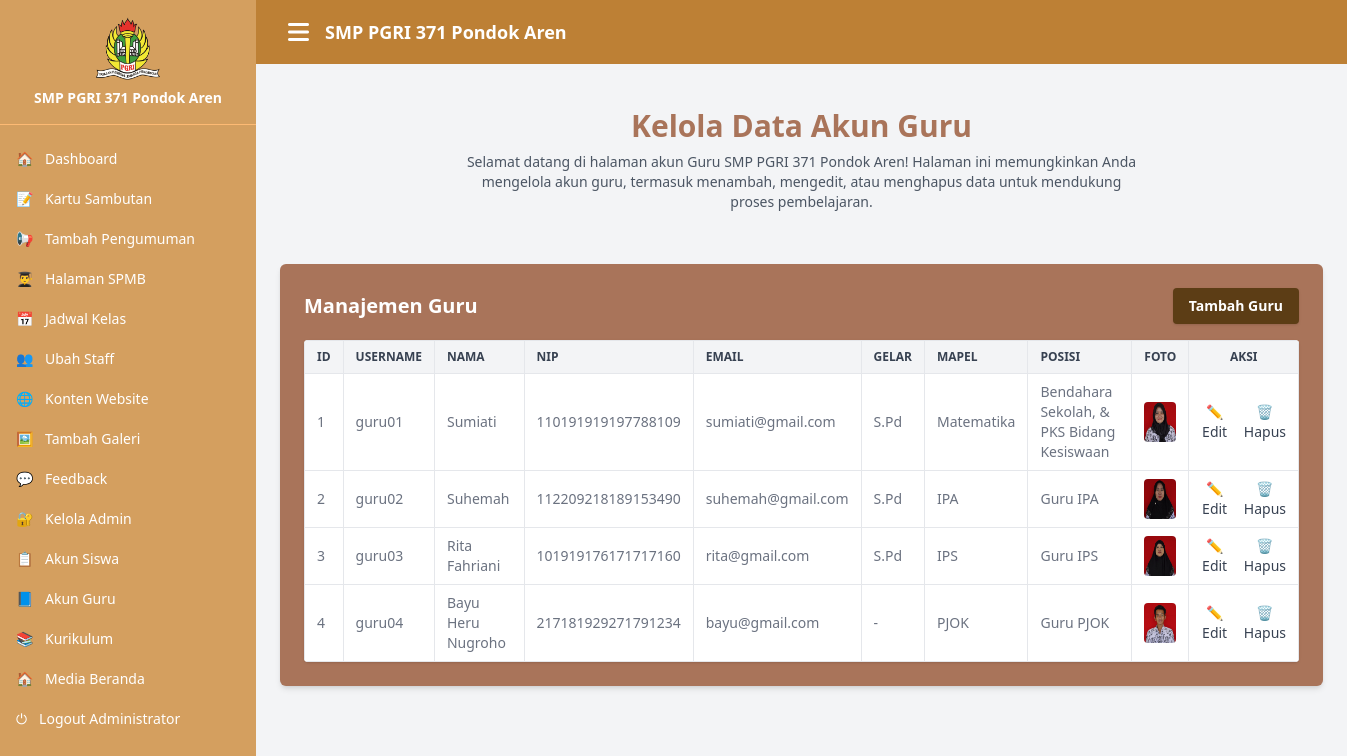
/admin/index.php?page=guru_management (signed in), run on the app's committed database.
### tables this page shows
CREATE TABLE `guru` (
  `id` int(11) NOT NULL,
  `username` varchar(50) DEFAULT NULL,
  `email` varchar(100) DEFAULT NULL,
  `password` varchar(255) DEFAULT NULL,
  `nama` varchar(100) DEFAULT NULL,
  `nip` varchar(20) DEFAULT NULL,
  `gelar` varchar(50) NOT NULL,
  `mapel` varchar(100) DEFAULT NULL,
  `foto` varchar(255) DEFAULT NULL,
  `posisi_staff` varchar(100) DEFAULT NULL
);

### admin/guru_management.php (the view, shortened to what this page needs)
<?php
include '../connection/database.php';
$result = $connectionobj->query("SELECT * FROM guru ORDER BY id ASC");
?>
<!DOCTYPE html>
<html lang="id">
<head>
</head>
<body class="bg-gray-100 flex flex-col min-h-screen">
<main class="flex-grow pb-24">
 <section class="text-gray-600 body-font">
            <div class="container px-5 py-5 mx-auto">
                <div class="flex flex-col text-center w-full mb-2">
                    <h1 class="text-3xl font-bold text-[#a9745a]">Kelola Data Akun Guru</h1>
                        <p class="text-sm text-gray-600 mt-2 max-w-2xl mx-auto">
                        Selamat datang di halaman akun Guru SMP PGRI 371 Pondok Aren!
                        Halaman ini memungkinkan Anda mengelola akun guru, termasuk menambah, mengedit,
                        atau menghapus data untuk mendukung proses pembelajaran.
                    </p>
                </div>
            </div>
        </section>
    <section class="max-w-6xl px-6 py-6 mx-auto bg-[#a9745a] rounded-md shadow-md mt-6">
        <div class="flex justify-between items-center mb-4">
            <h1 class="text-xl font-bold text-white">Manajemen Guru</h1>
            <button onclick="document.getElementById('addModal').classList.remove('hidden')" class="bg-[#5c3d15] px-4 py-2 rounded text-sm font-semibold text-white hover:bg-[#4b320f] shadow"> Tambah Guru</button>
        </div>
        <div class="overflow-x-auto bg-white rounded shadow">
            <table class="w-full text-sm text-left text-gray-500 border">
                <thead class="text-xs text-gray-700 uppercase bg-gray-100">
                    <tr>
                        <th class="px-3 py-2 border">ID</th>
                        <th class="px-3 py-2 border">USERNAME</th>
                        <th class="px-3 py-2 border">NAMA</th>
                        <th class="px-3 py-2 border">NIP</th>
                        <th class="px-3 py-2 border">EMAIL</th>
                        <th class="px-3 py-2 border">GELAR</th>
                        <th class="px-3 py-2 border">MAPEL</th>
                        <th class="px-3 py-2 border">POSISI</th>
                        <th class="px-3 py-2 border text-center">FOTO</th>
                        <th class="px-3 py-2 border text-center">AKSI</th>
                    </tr>
                </thead>
                <tbody>
                    <?php while ($row = $result->fetch_assoc()): ?>
                    <tr class="border-b">
                        <td class="px-3 py-2 border"><?= $row['id'] ?></td>
                        <td class="px-3 py-2 border"><?= htmlspecialchars($row['username']) ?></td>
                        <td class="px-3 py-2 border"><?= htmlspecialchars($row['nama']) ?></td>
                        <td class="px-3 py-2 border"><?= $row['nip'] ?></td>
                        <td class="px-3 py-2 border"><?= $row['email'] ?></td>
                        <td class="px-3 py-2 border"><?= $row['gelar'] ?></td>
                        <td class="px-3 py-2 border"><?= $row['mapel'] ?></td>
                        <td class="px-3 py-2 border"><?= $row['posisi_staff'] ?></td>
                        <td class="px-3 py-2 border text-center">
                            <?php if ($row['foto']): ?>
                                <img src="../guru/uploads/<?= $row['foto'] ?>" class="h-10 rounded mx-auto">
                            <?php else: ?>
                                <span class="text-gray-400 italic">Tidak ada</span>
                            <?php endif; ?>
                        </td>
                        <td class="px-3 py-2 border text-center">
                            <div class="flex justify-center space-x-4">
                                <button onclick="document.getElementById('editModal<?= $row['id'] ?>').classList.remove('hidden')" class="text-sm text-gray-700 hover:underline">✏️ Edit</button>
                               <a href="guru_management.php?delete_id=<?= $row['id'] ?>" onclick="return confirm('Yakin hapus guru ini?')" class="text-sm text-gray-700 hover:underline">🗑️ Hapus</a>
                            </div>
                        </td>
                    </tr>
                    <?php endwhile; ?>
                </tbody>
            </table>
        </div>
    </section>
</main>
</body>
</html>

### data on the page
guru: id "1", username "guru01", nama "Sumiati", nip "110191919197788109", email "sumiati@gmail.com", gelar "S.Pd", mapel "Matematika", posisi_staff "Bendahara Sekolah, & PKS Bidang Kesiswaan", foto (picture)
guru: id "2", username "guru02", nama "Suhemah", nip "112209218189153490", email "suhemah@gmail.com", gelar "S.Pd", mapel "IPA", posisi_staff "Guru IPA", foto (picture)
guru: id "3", username "guru03", nama "Rita Fahriani", nip "101919176171717160", email "rita@gmail.com", gelar "S.Pd", mapel "IPS", posisi_staff "Guru IPS", foto (picture)
guru: id "4", username "guru04", nama "Bayu Heru Nugroho", nip "217181929271791234", email "bayu@gmail.com", gelar "-", mapel "PJOK", posisi_staff "Guru PJOK", foto (picture)

### other printed values
$_SESSION["username"] "Administrator"
